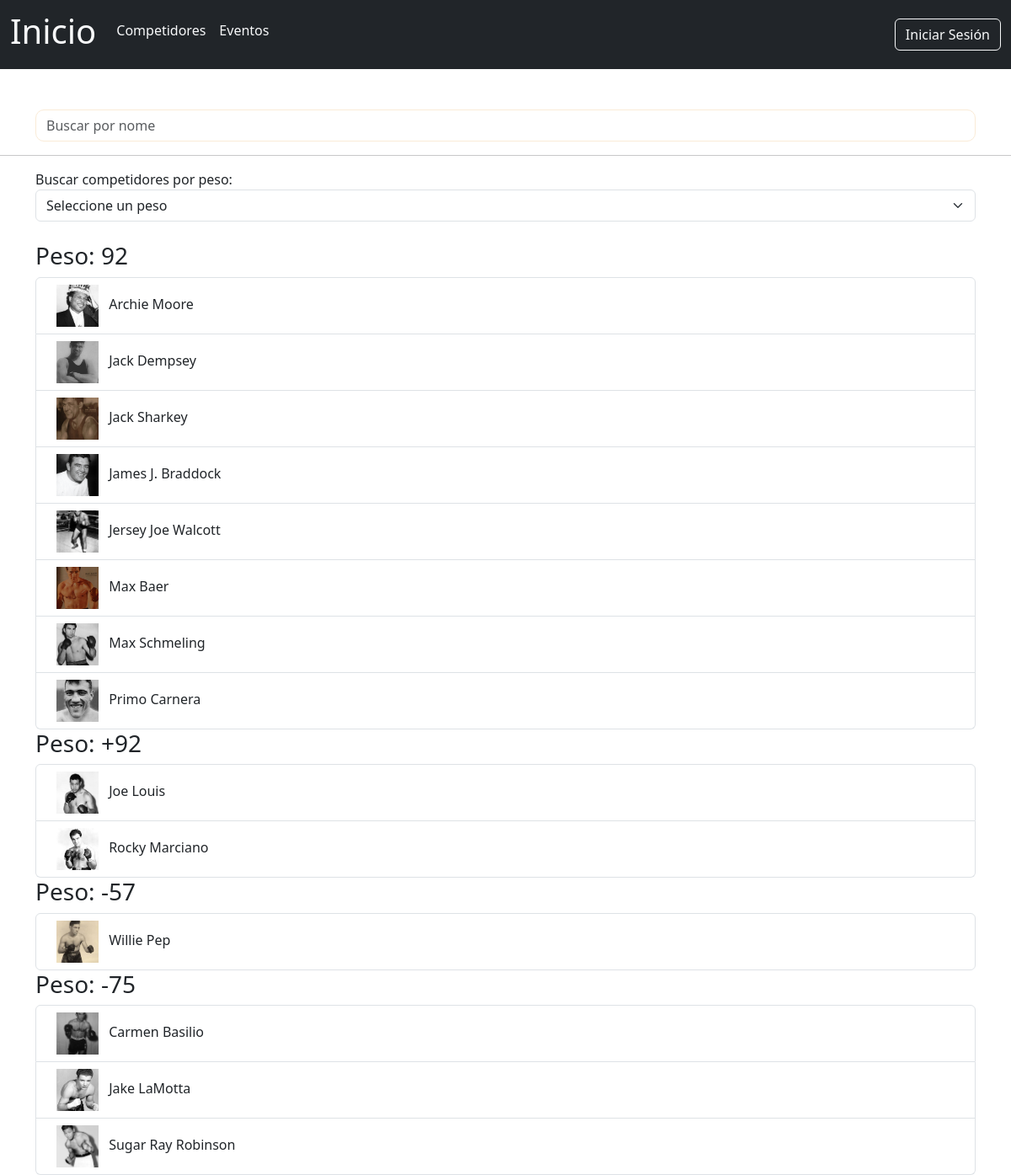
Before: /competidores/ with the older database file.
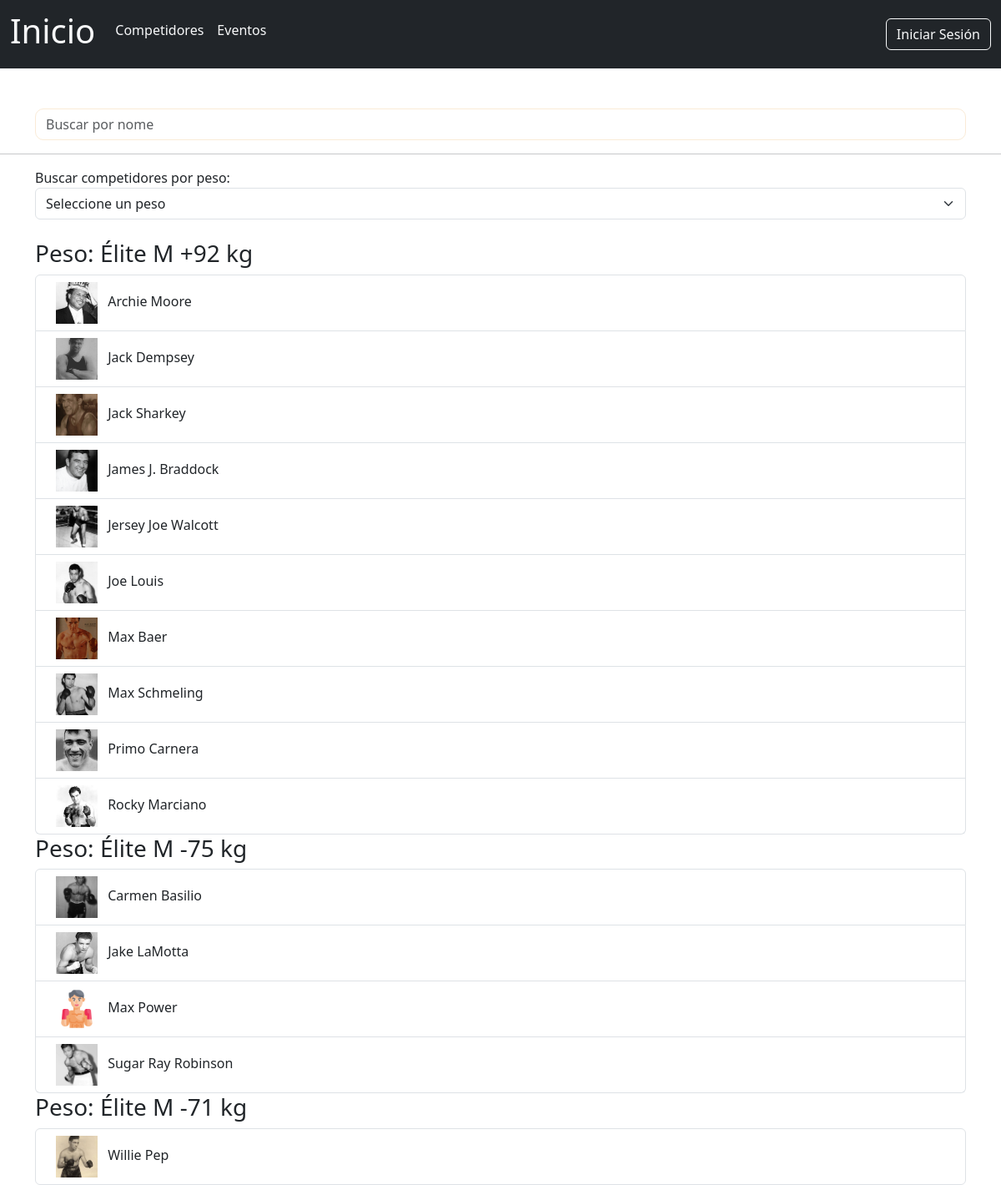
After: the same page with the newer database file.
### boxGal/models.py (models this page shows, shortened)
class Competidor(models.Model):
    id_competidor = models.BigAutoField(auto_created=True, primary_key=True)
    nome_competidor = models.CharField(max_length=255)
    apelidos_competidor = models.CharField(max_length=255)
    peso_competidor = models.CharField(max_length=255)
    vitorias = models.IntegerField()
    derrotas = models.IntegerField()
    empates = models.IntegerField()
    foto_competidor = models.ImageField(upload_to='competidores/', blank=True, null=True)

### boxGal/views.py (the view)
# urls.py: path('competidores/', views.competidoresHTML, name='competidoresPage'),
def competidoresHTML(request):
    def peso_numero(weight_str):
      match = re.search(r"(-\d+)$", weight_str)
      return int(match.group(1)) if match else 0
    competidores_por_peso = Competidor.objects.values('peso_competidor').annotate(count=Count('id_competidor')).order_by('peso_competidor')
    competidores_agrupados = {}
    for competidor in Competidor.objects.order_by('apelidos_competidor'):
        peso = competidor.peso_competidor
        if peso not in competidores_agrupados:
            competidores_agrupados[peso] = []
        competidores_agrupados[peso].append(competidor)
    competidores_agrupados = dict(sorted(competidores_agrupados.items(), key=lambda item: peso_numero(item[0]), reverse=True))
    for peso, competidores in competidores_agrupados.items():
        competidores.sort(key=lambda competidor: competidor.nome_competidor.lower())
    contido = {
        'competidores_por_peso': competidores_por_peso,
        'competidores_agrupados': competidores_agrupados
    }
    template = loader.get_template('competidores.html')
    return HttpResponse(template.render(contido, request))

### boxGal/templates/competidores.html (shortened to what this page needs)
{% extends 'header.html' %}
{% block corpo %}
  <div class="container mt-5">
    <input class="me-2 form-control" id="buscadorInput" type="search" placeholder="Buscar por nome" aria-label="Search" />
  </div>
  <hr />
  <div class="container">
    <form class="mb-4">
      <label for="pesoSelect">Buscar competidores por peso:</label>
      <select id="pesoSelect" class="form-select">
        <option value="">Seleccione un peso</option>
      </select>
    </form>
    <div id="listaCompetidoresPorPeso">
      {% for peso, competidores in competidores_agrupados.items %}
        <div class="peso-bloque" data-peso="{{ peso }}">
          <h3>Peso: {{ peso }}</h3>
          <ul class="list-group lista-competidores">
            {% for competidor in competidores %}
              <li class="list-group-item list-group-item-action d-flex justify-content-between competidor-item">
                <a href="{% url 'competidoresPage' %}{{ competidor.id_competidor }}" class="nav-link text-dark">
                  {% if competidor.foto_competidor %}
                    <img src="/media/{{ competidor.foto_competidor }}" alt="{{ competidor.nome_competidor }} {{ competidor.apelidos_competidor }}" class="mx-2 img-competidor-min" />
                  {% else %}
                    <img src="/media/competidores/defaultCompetidor.png" alt="{{ competidor.nome_competidor }} {{ competidor.apelidos_competidor }}" style="height: 50px;" class="mx-2" />
                  {% endif %}
                  {{ competidor.nome_competidor }} {{ competidor.apelidos_competidor }}
                </a>
              </li>
            {% endfor %}
          </ul>
        </div>
      {% endfor %}
    </div>
  </div>
{% endblock %}

Changed rows visible on the page:
changed Competidor "Archie": peso_competidor "92" → "Élite M +92 kg"
changed Competidor: nome_competidor "James" → "James J."; apelidos_competidor "J. Braddock" → "Braddock"
changed Competidor "Joe": moves from the list under "Eventos" to the list under "Élite M +92 kg"
changed Competidor "Rocky": moves from the list under "+92" to the list under "Élite M +92 kg"
changed Competidor "Carmen": peso_competidor "-75" → "Élite M -75 kg"; moves up the list
added Competidor: nome_competidor "Max", apelidos_competidor "Power", shown under "Élite M -75 kg"
changed Competidor "Willie": peso_competidor "-57" → "Élite M -71 kg"
